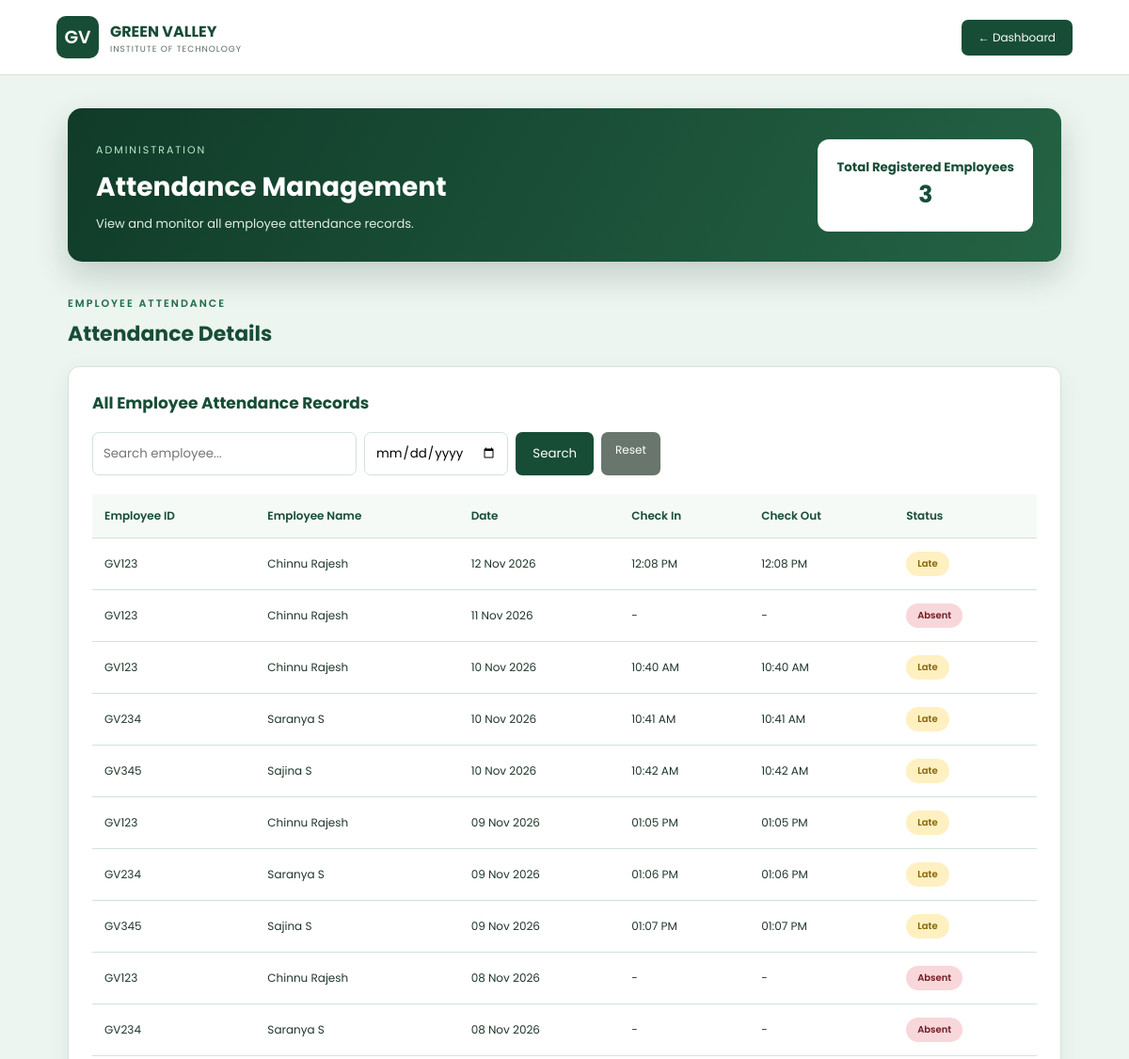
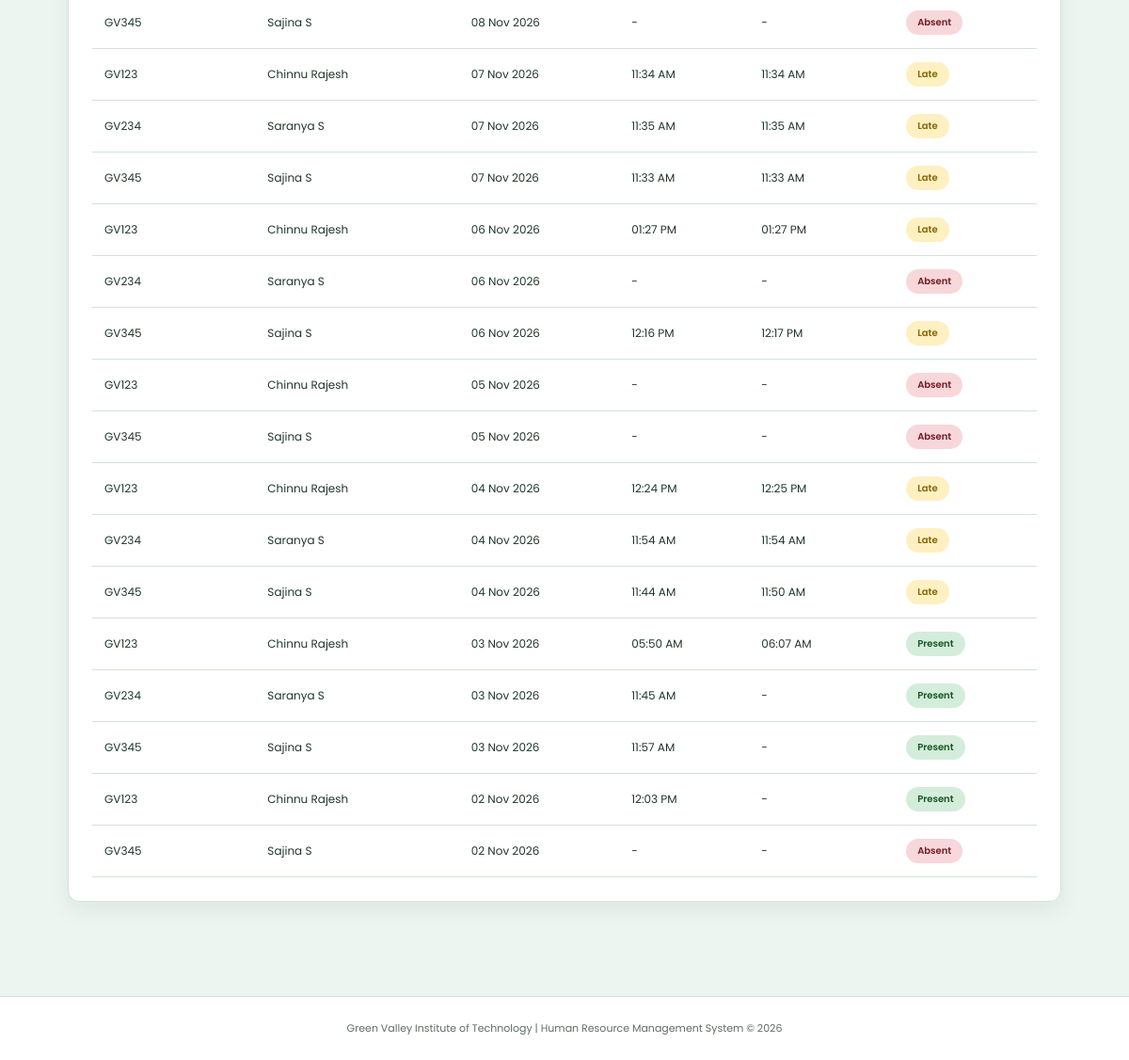
The page /manage_attendance/ (signed in) on the database its author committed (2 pictures, top to bottom).
### app/models.py (models this page shows, shortened)
class Attendance(models.Model):
    STATUS_CHOICES = [
        ('Present', 'Present'),
        ('Absent', 'Absent'),
        ('Late', 'Late'),
        ('Leave', 'Leave'),
    ]
    employee = models.ForeignKey(
        'Employee',
        on_delete=models.CASCADE
    )
    date = models.DateField(default=timezone.localdate)
    check_in = models.TimeField(
        null=True,
        blank=True
    )
    check_out = models.TimeField(
        null=True,
        blank=True
    )
    status = models.CharField(
        max_length=20,
        choices=STATUS_CHOICES,
        default='Present'
    )
    class Meta:
        constraints = [
            models.UniqueConstraint(
                fields=['employee', 'date'],
                name='unique_employee_attendance_per_day'
            )
        ]

class Employee(models.Model):
    user = models.OneToOneField(User, on_delete=models.CASCADE)
    employeeid = models.CharField(max_length=50, unique=True)
    phonenumber = models.CharField(max_length=10, null=True, blank=True)
    department = models.CharField(max_length=100, blank=True)
    designation = models.CharField(max_length=200, blank=True)
    joiningdate = models.DateField(null=True, blank=True)
    salary = models.DecimalField(max_digits=10, decimal_places=2, default=0)

### app/views.py (the view)
# urls.py: path('manage_attendance/', views.manage_attendance, name='manage_attendance'),
@login_required
def manage_attendance(request):
    if not request.user.is_staff:
        messages.error(request, "Admin access required.")
        return redirect('adminlogin')
    search = request.GET.get('search', '').strip()
    selected_date = request.GET.get('date', '')
    attendance_records = Attendance.objects.select_related(
        'employee',
        'employee__user'
    ).all().order_by('-date')
    if search:
        attendance_records = attendance_records.filter(
            Q(employee__employeeid__icontains=search) |
            Q(employee__user__first_name__icontains=search)
        )
    if selected_date:
        parsed_date = parse_date(selected_date)
        if parsed_date:
            attendance_records = attendance_records.filter(
                date=parsed_date
            )
    context = {
        'attendance_records': attendance_records,
        'search': search,
        'selected_date': selected_date,
        'total_records': attendance_records.count(),
        'total_employees': Employee.objects.count(),
    }
    return render(request, 'manage_attendance.html', context)

### templates/manage_attendance.html (shortened to what this page needs)
<!DOCTYPE html>
<html lang="en">
<head>
</head>
<body>
<header>
    <div class="logo">
        <div class="logo-icon">GV</div>
        <div>
            <h2>GREEN VALLEY</h2>
            <p>INSTITUTE OF TECHNOLOGY</p>
        </div>
    </div>
    <a href="{% url 'admindashboard' %}" class="back-btn">
        ← Dashboard
    </a>
</header>
<main class="container">
    <section class="welcome">
        <div>
            <span>ADMINISTRATION</span>
            <h1>Attendance Management</h1>
            <p>View and monitor all employee attendance records.</p>
        </div>
        <div class="admin-badge">
            <h5>Total Registered Employees</h5>
            <h2>{{ total_employees }}</h2>
        </div>
    </section>
    <div class="section-heading">
        <span>EMPLOYEE ATTENDANCE</span>
        <h2>Attendance Details</h2>
    </div>
    <section class="card">
        <h3>All Employee Attendance Records</h3>
        <form method="GET" class="search-form">
            <input
                type="text"
                name="search"
                placeholder="Search employee..."
                value="{{ search }}"
            >
            <input
                type="date"
                name="date"
                value="{{ selected_date }}"
            >
            <button type="submit">Search</button>
            <a href="{% url 'manage_attendance' %}" class="reset-btn">
                Reset
            </a>
        </form>
        <div class="table-wrapper">
            <table>
                <thead>
                    <tr>
                        <th>Employee ID</th>
                        <th>Employee Name</th>
                        <th>Date</th>
                        <th>Check In</th>
                        <th>Check Out</th>
                        <th>Status</th>
                    </tr>
                </thead>
                <tbody>
                    {% for record in attendance_records %}
                    <tr>
                        <td>{{ record.employee.employeeid }}</td>
                        <td>
                            {{ record.employee.user.first_name|title }}
                        </td>
                        <td>{{ record.date|date:"d M Y" }}</td>
                        <td>
                            {% if record.check_in %}
                                {{ record.check_in|time:"h:i A" }}
                            {% else %}
                                -
                            {% endif %}
                        </td>
                        <td>
                            {% if record.check_out %}
                                {{ record.check_out|time:"h:i A" }}
                            {% else %}
                                -
                            {% endif %}
                        </td>
                        <td>
                            <span class="status {{ record.status }}">
                                {{ record.status }}
                            </span>
                        </td>
                    </tr>
                    {% empty %}
                    <tr>
                        <td colspan="6" class="empty">
                            No attendance records found.
                        </td>
                    </tr>
                    {% endfor %}
                </tbody>
            </table>
        </div>
    </section>
</main>
<footer>
    Green Valley Institute of Technology |
    Human Resource Management System © 2026
</footer>
</body>
</html>

### templates/manage_attendance.html (style rules this page uses)
:root { --primary-dark: #0d3b23; --primary: #174d36; --accent: #1e6b48; --bg-main: #edf5f0; --text-main: #20372a; --text-muted: #5c6e61; --border-color: #d2e3d7; --shadow: 0 8px 25px rgba(23,77,54,0.08); }
* { margin: 0; padding: 0; box-sizing: border-box; }
body { font-family: 'Poppins', Arial, sans-serif; background: var(--bg-main); color: var(--text-main); }
header { min-height: 80px; padding: 15px 5%; display: flex; justify-content: space-between; align-items: center; background: white; border-bottom: 1px solid var(--border-color); }
.logo { display: flex; align-items: center; gap: 12px; }
.logo-icon { width: 45px; height: 45px; background: var(--primary); color: white; display: flex; justify-content: center; align-items: center; border-radius: 10px; font-weight: 600; font-size: 19px; }
.logo h2 { font-size: 16px; color: var(--primary); }
.logo p { font-size: 9px; color: var(--text-muted); letter-spacing: 1px; }
.back-btn { background: var(--primary); color: white; text-decoration: none; padding: 10px 18px; border-radius: 7px; font-size: 12px; }
.container { padding: 35px 6%; }
.welcome { display: flex; justify-content: space-between; align-items: center; gap: 20px; padding: 30px; border-radius: 15px; background: linear-gradient(120deg, #103b29, #246344); color: white; margin-bottom: 30px; box-shadow: 0 15px 35px rgba(13,56,34,0.2); }
.welcome span { color: #b9edc8; font-size: 11px; letter-spacing: 2px; }
.welcome h1 { font-size: 28px; margin: 8px 0; }
.welcome p { font-size: 13px; color: #e0eee3; }
.admin-badge { display: block; min-width: 180px; padding: 20px; background: white; color: #174d36; border-radius: 12px; text-align: center; flex-shrink: 0; }
.admin-badge h2 { font-size: 25px; }
.card { background: white; padding: 25px; border-radius: 12px; border: 1px solid var(--border-color); box-shadow: var(--shadow); margin-bottom: 30px; }
.card h3 { font-size: 17px; color: var(--primary); margin-bottom: 18px; }
.section-heading { margin: 30px 0 18px; }
.section-heading span { font-size: 11px; letter-spacing: 2px; color: var(--accent); font-weight: 600; }
.section-heading h2 { font-size: 22px; color: var(--primary); margin-top: 5px; }
.search-form { display: flex; flex-wrap: wrap; gap: 8px; margin-bottom: 20px; }
.search-form input { padding: 11px; border: 1px solid var(--border-color); border-radius: 7px; font-family: inherit; max-width: 100%; }
.search-form button { padding: 10px 18px; background: var(--primary); color: white; border: none; border-radius: 7px; cursor: pointer; font-family: inherit; }
.reset-btn { padding: 10px 15px; background: #68766d; color: white; text-decoration: none; border-radius: 7px; font-size: 12px; }
.table-wrapper { width: 100%; overflow-x: auto; }
table { width: 100%; border-collapse: collapse; font-size: 12px; text-align: left; min-width: 750px; }
th, td { padding: 14px 13px; border-bottom: 1px solid var(--border-color); }
th { background: #f5faf6; color: var(--primary); font-weight: 600; }
.status { display: inline-block; padding: 5px 12px; border-radius: 20px; font-size: 10px; font-weight: 600; }
.status.Present { background: #d4edda; color: #155724; }
.status.Absent { background: #f8d7da; color: #721c24; }
.status.Late { background: #fff0c2; color: #856404; }
footer { padding: 25px; margin-top: 35px; text-align: center; background: white; border-top: 1px solid var(--border-color); color: var(--text-muted); font-size: 11px; }

### rows shown on the page
Attendance: employee.employeeid "GV123", employee.user.first_name "Chinnu Rajesh", date "12 Nov 2026", check_in "12:08 PM", check_out "12:08 PM", status "Late"
Attendance: employee.employeeid "GV123", employee.user.first_name "Chinnu Rajesh", date "11 Nov 2026", status "Absent"
Attendance: employee.employeeid "GV123", employee.user.first_name "Chinnu Rajesh", date "10 Nov 2026", check_in "10:40 AM", check_out "10:40 AM", status "Late"
Attendance: employee.employeeid "GV234", employee.user.first_name "Saranya S", date "10 Nov 2026", check_in "10:41 AM", check_out "10:41 AM", status "Late"
Attendance: employee.employeeid "GV345", employee.user.first_name "Sajina S", date "10 Nov 2026", check_in "10:42 AM", check_out "10:42 AM", status "Late"
Attendance: employee.employeeid "GV123", employee.user.first_name "Chinnu Rajesh", date "09 Nov 2026", check_in "01:05 PM", check_out "01:05 PM", status "Late"
Attendance: employee.employeeid "GV234", employee.user.first_name "Saranya S", date "09 Nov 2026", check_in "01:06 PM", check_out "01:06 PM", status "Late"
Attendance: employee.employeeid "GV345", employee.user.first_name "Sajina S", date "09 Nov 2026", check_in "01:07 PM", check_out "01:07 PM", status "Late"
Attendance: employee.employeeid "GV123", employee.user.first_name "Chinnu Rajesh", date "08 Nov 2026", status "Absent"
Attendance: employee.employeeid "GV234", employee.user.first_name "Saranya S", date "08 Nov 2026", status "Absent"
Attendance: employee.employeeid "GV345", employee.user.first_name "Sajina S", date "08 Nov 2026", status "Absent"
Attendance: employee.employeeid "GV123", employee.user.first_name "Chinnu Rajesh", date "07 Nov 2026", check_in "11:34 AM", check_out "11:34 AM", status "Late"
Attendance: employee.employeeid "GV234", employee.user.first_name "Saranya S", date "07 Nov 2026", check_in "11:35 AM", check_out "11:35 AM", status "Late"
Attendance: employee.employeeid "GV345", employee.user.first_name "Sajina S", date "07 Nov 2026", check_in "11:33 AM", check_out "11:33 AM", status "Late"
Attendance: employee.employeeid "GV123", employee.user.first_name "Chinnu Rajesh", date "06 Nov 2026", check_in "01:27 PM", check_out "01:27 PM", status "Late"
Attendance: employee.employeeid "GV234", employee.user.first_name "Saranya S", date "06 Nov 2026", status "Absent"
Attendance: employee.employeeid "GV345", employee.user.first_name "Sajina S", date "06 Nov 2026", check_in "12:16 PM", check_out "12:17 PM", status "Late"
Attendance: employee.employeeid "GV123", employee.user.first_name "Chinnu Rajesh", date "05 Nov 2026", status "Absent"
Attendance: employee.employeeid "GV345", employee.user.first_name "Sajina S", date "05 Nov 2026", status "Absent"
Attendance: employee.employeeid "GV123", employee.user.first_name "Chinnu Rajesh", date "04 Nov 2026", check_in "12:24 PM", check_out "12:25 PM", status "Late"
Attendance: employee.employeeid "GV234", employee.user.first_name "Saranya S", date "04 Nov 2026", check_in "11:54 AM", check_out "11:54 AM", status "Late"
Attendance: employee.employeeid "GV345", employee.user.first_name "Sajina S", date "04 Nov 2026", check_in "11:44 AM", check_out "11:50 AM", status "Late"
Attendance: employee.employeeid "GV123", employee.user.first_name "Chinnu Rajesh", date "03 Nov 2026", check_in "05:50 AM", check_out "06:07 AM", status "Present"
Attendance: employee.employeeid "GV234", employee.user.first_name "Saranya S", date "03 Nov 2026", check_in "11:45 AM", status "Present"
Attendance: employee.employeeid "GV345", employee.user.first_name "Sajina S", date "03 Nov 2026", check_in "11:57 AM", status "Present"
Attendance: employee.employeeid "GV123", employee.user.first_name "Chinnu Rajesh", date "02 Nov 2026", check_in "12:03 PM", status "Present"
Attendance: employee.employeeid "GV345", employee.user.first_name "Sajina S", date "02 Nov 2026", status "Absent"

### other values the page prints
{{ total_employees }} "3"
